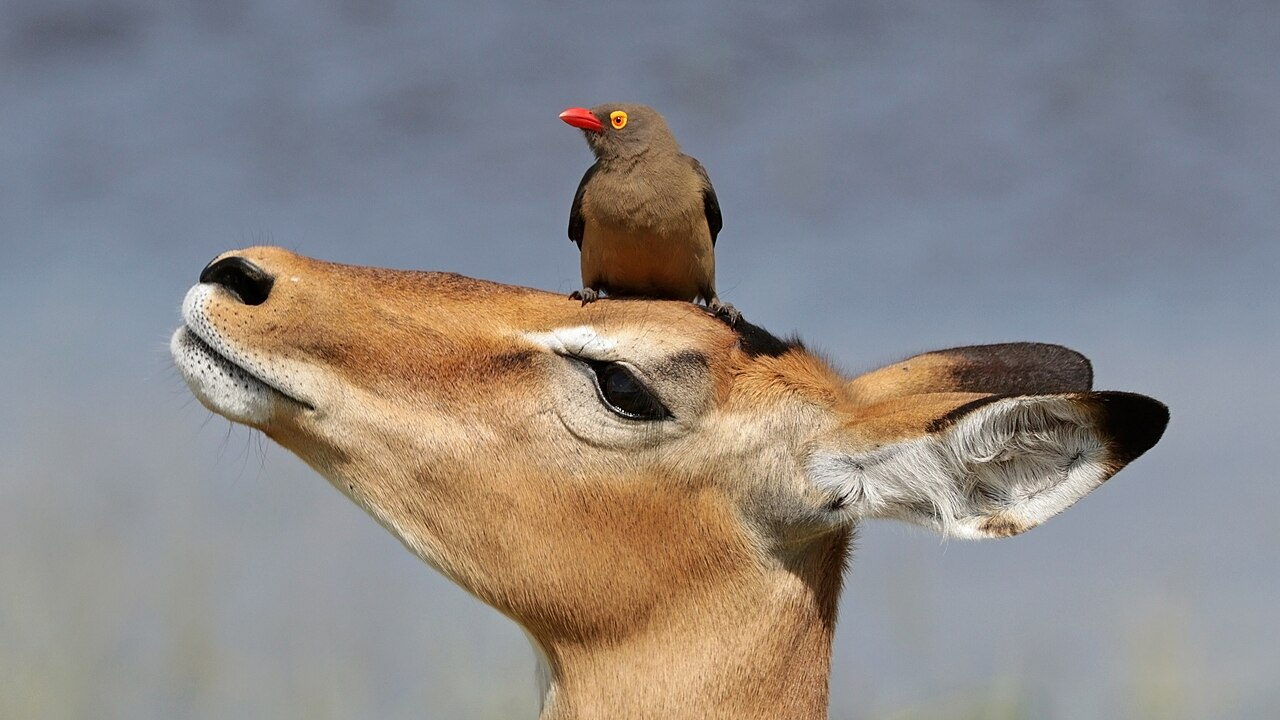
#> input picture imgs/oxpecker-impala.jpg, 1280 x 720 px, found by its file name
$ jupyter execute di-processing.ipynb
#> lines starting #> are read from the running program, lines starting #| are printed output that depends on the picture
# Digital Image Processing in Python

## Preface

In order to digitally process images using Python, begin by importing the necessary libraries:
>- **`numpy`** : Numerical computation
>- **`cv2`** : Image processing
>- **`matplotlib.pyplot`** : Visualization

[cell 1]
import numpy as np
import cv2
import matplotlib.pyplot as plt

#### Reading an image with OpenCV

The following file types are supported by the OpenCV library:
>* Windows bitmaps —> `*.bmp`, `*.dib`
>* JPEG —> `*.jpeg`, `*.jpg`
>* Portable Network Graphics —> `*.png`
>* WebP —> `*.webp`
>* Sun rasters —> `*.sr`, `*.ras`
>* TIFF —> `*.tiff`, `*.tif`
>* Raster and Vector geospatial data supported by GDAL

The steps to read and display an image in Python using OpenCV are as follows:
1. Read an image using the `imread()` function
2. Create a GUI window and display the image using the `imshow()` function
3. Use the function `waitkey(0)` to hold the image window on the screen by the specified number of seconds (`0` means until the user closes the window)
4. Delete the image window from memory after following display using the `destroyAllWindows()` function

If the image cannot be read (due to, say, a missing file, improper permissions, or unsupported/invalid format) then the `imread()` function returns an empty matrix.

>***Syntax*:**
>>```python
>>cv2.imread(path, flag)
>>```

>***Parameters*:**
>>**`path`:** A string representing the path of the image to be read
>>
>>**`flag`:** Specifies the manner in which the image is read. The default value is `cv2.IMREAD_COLOR`

>***Return Value*:**
>>This message returns an image that is loaded from the specified file

There are a few ideas to note at this stage. For one, the image should be in the working directory, and, if not, the full path to the image must be given. Second, OpenCV stored colored images in BGR (blue, green, red) format by default. This point is particularly important since the naive is accustomed to RGB formats.

Three distinct flags can be passed to the `imread()` function, and are as follows:
>```python
>cv2.IMREAD_COLOR
>```
>>Specifies to load a BGR color image. Any transparency (alpha channel) will be neglected. Default flag; alternatively, we can pass `1` for this flag.

>```python
>cv2.IMREAD_GRAYSCALE
>```
>>Specifies to load a grayscale image. Alternatively, we can pass `0` for this flag.

>```python
>cv2.IMREAD_UNCHANGED
>```
>>Specifies to load an image "*as is*," including the alpha channel. Alternatively, we can pass `-1` for this flag.

[cell 2]
img = cv2.imread("/Users/elij/Desktop/Imagery/di-img/oxpecker-impala.jpg")
#> img is the input picture: shape (720, 1280, 3); mean B, G, R 134.3, 136.2, 141.1
img = cv2.cvtColor(img, cv2.COLOR_BGR2RGB)

---

## Preprocessing

Here is an example that loads an image and simulates a filtered version (e.g., blurred + noisy) as the observed input $y\dots$
>*Variables*:
>>`original`:
>>- The grayscale image loaded as the starting point
>>- Normalized to a range of [0, 1] to simplify mathematical operations
>
>>`motion_blur`:
>>- A kernel (small matrix) used for convolution to simulate a blur
>>- Represents the "filter" $f(\cdot)$ that modifies the original image
>>- Constructed using Gaussian or other mathematical forms
>
>>`filtered`:
>>- The output of applying $f(\cdot)$ (via convolution) to `original`
>>- Represents the clean version of the filtered image
>
>>`noisy_filtered`:
>>- The filtered image after adding random noise
>>- Represents a real world scenario where noise obscures details

[cell 3]
# Load the image
original = cv2.imread("/Users/elij/Desktop/Imagery/di-img/oxpecker-impala.jpg", cv2.IMREAD_GRAYSCALE) / 255.0  # Normalize to [0, 1]

# Simulate a filter (e.g., motion blur + noise)
kernel = cv2.getGaussianKernel(ksize=15, sigma=5)
motion_blur = np.outer(kernel, kernel)  # Create a blur kernel
filtered = cv2.filter2D(original, -1, motion_blur)

# Add Gaussian noise
noise = np.random.normal(0, 0.01, filtered.shape)
noisy_filtered = np.clip(filtered + noise, 0, 1)

# Visualize
plt.figure(figsize=(10, 15))
plt.subplot(3, 1, 1); plt.title("Original"); plt.imshow(original, cmap='gray')
plt.subplot(3, 1, 2); plt.title("Blurred"); plt.imshow(filtered, cmap='gray')
plt.subplot(3, 1, 3); plt.title("Blurred + Noise"); plt.imshow(noisy_filtered, cmap='gray')
plt.show()
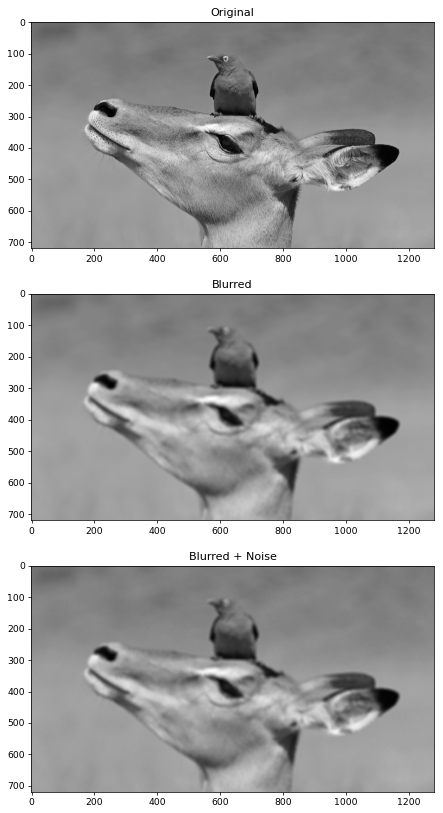
#> figure drawn by matplotlib, 3 panels

---

## Geometric Transformations of Images

OpenCV provides two transformation functions that permit all kinds of image transformations. These are **`cv.warpAffine`** and **`cv.warpPerspective`**; the former takes a 2$\times$3 transformation matrix, while the latter takes a 3$\times$3 transformation matrix as input.

```python
1   cv2.warpAffine()
```

The steps to apply an affine transformation to an image in Python using OpenCV's `cv2.warpAffine()` function are as follows:
1. Define or calculate a 2$\times$3 transformation matrix `M`. This matrix can describe rotations, translations, scaling, or shearing.
2. Specify the desired output image size (`dsize`) as `(width, height)`.
3. Choose an interpolation method (e.g., `cv2.INTER_LINEAR`) and a border mode (e.g., `cv2.BORDER_CONSTANT`) as needed.
4. Call the `warpAffine()` function with the source image, the transformation matrix, and additional parameters to produced the transformed output.

If the transformation matrix or the source image is set improperly (e.g., wrong dimensions, invalid size), the resulting output may appear distorted or empty. One should verify that the transformation matrix corresponds correctly to the intended operation (e.g., rotation, translation) and that the `dsize` is large enough to contain the transformed image.

>***Syntax***:
>>```python
>>cv2.warpAffine(src, M, dsize[, flags[, borderMode[, borderValue]]]) -> dst
>>```
>
>***Parameters***:
>>**`src`**
>>
>>The source image on which the transformation is to be applied (e.g., a NumPy array)
>
>>**`M`**
>>
>>A 2$\times$3 affine transformation matrix that specifies how points in the `src` map to points in the output
>
>>**`dsize`**
>>
>>Size of the output image in the form `(width, height)`
>
>>**`flags` (optional)**
>>
>>Specifies interpolation and optional `WARP_INVERSE_MAP`. Common options include:
>>- `cv2.INTER_LINEAR` (default; bilinear interpolation)
>>- `cv2.INTER_NEAREST` (fastest but less smooth)
>>- `cv2.INTER_CUBIC` (slower but higher-quality)
>
>>**`borderMode` (optional)**
>>
>>Defines how to handle pixels that appear outside the image boundary. For instance:
>>- `cv2.BORDER_CONSTANT` (fill with `borderValue`)
>>- `cv2.BORDER_REPLICATE` (repeat the edge pixels)
>
>>**`borderValue` (optional)**
>>
>>Used when `borderMode=cv2.BORDER_CONSTANT`; specifies the fill color (default is *0*)
>
>***Return Value***:
>>*Returns the transformed image* (`dst`), which is a new array reflecting the applied affine transformation.

[cell 4]
(height, width) = img.shape[:2]
center = (width // 2, height // 2)

# e.g., rotate by 45 degrees, scale=1.0
M = cv2.getRotationMatrix2D(center, 315, 1.0)

rotated = cv2.warpAffine(img, M, (width, height))
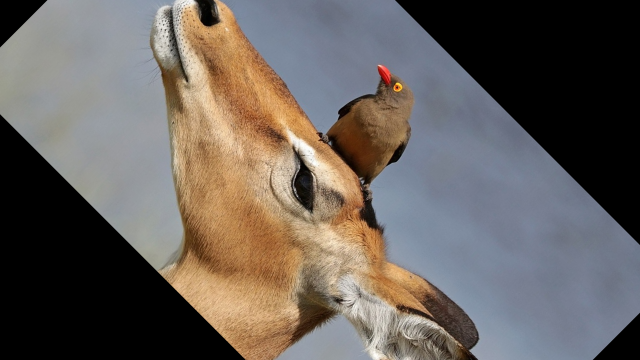
#> rotated: shape (720, 1280, 3) (shown at 1/2 size); mean R, G, B 104.6, 97.7, 92.7

plt.imshow(rotated); plt.show()

## Reverse Image Filtering

### ✳︎ Landweber iterations

The **Landweber iteration** algorithm iteratively refines the estimate of $x$ (original image) based on the residual error. The update rule is:
$$
X_{k+1} = X_{k} - \tau H^*(HX_{k} - Y)
$$
Here, $H$ is the filter (e.g., motion blur), and $H^*$ is its adjoint (transpose).
>*Arguments*:
>>`y`:
>>- The observed filtered image (e.g., `noisy_filtered`)
>>- Treated as the "known" output that we are trying to reverse-engineer to recover the original image
>
>>`filter_kernel`:
>>- The kernel that represents the filtering operation (e.g., motion blur or Gaussian blur)
>>- Used for forward and backward passes during iteration
>
>>`tau`:
>>- The step size controlling how much adjustment is made per iteration
>>- Smaller values ensure stability but may slow convergence; larger values accelerate convergence but risk overshooting
>
>>`num_iterations`:
>>- The number of iterations the algorithm will run
>>- More iterations improve accuracy up to a point, after which noise can be amplified
>
>*Variables*:
>>`x`:
>>- The current estimate of the original image
>>- Initialized as the observed image (`y`) and updated iteratively
>
>>`adjoint_kernel`:
>>- The flipped version of `filter_kernel`
>>- Represents $H^*$, the adjoint (transpose conjugate) of the filter, which "undoes" the filter's effects
>
>>`hx`:
>>- The image resulting from applying the filter $H$ to the current estimate $x$
>>- Used to compute the residual, which is the difference between the observed image and the fixed estimate
>
>>`residual`:
>>- The error between the observed image (`y`) and the filtered estimate (`hx`)
>>- This error is iteratively corrected to refine `x`

[cell 5]
def landweber_iteration(y, filter_kernel, tau, num_iterations):
    """
    Landweber iteration for reverse filtering.

    Arguments
    ---------
    y : Observed (filtered) image
    filter_kernel : The filter kernel used for convolution
    tau : Step size for the update
    num_iterations : Number of iterations

    Returns
    -------
    x : Reconstructed image
    """
#> called with filter_kernel = array of shape (15, 15), tau = 0.1, num_iterations = 50
    # Initialize x as the observed image
    x = y.copy()

    # Precompute the adjoint filter (transpose of the kernel)
    adjoint_kernel = np.flip(filter_kernel)  # Transpose of convolution kernel

    for _ in range(num_iterations):
        # Apply the filter
        hx = cv2.filter2D(x, -1, filter_kernel)

        # Compute the residual
        residual = y - hx

        # Update x using the adjoint of the filter
        x += tau * cv2.filter2D(residual, -1, adjoint_kernel)
#> this loop made 50 passes
#> pass 1, in landweber_iteration, `hx = cv2.filter2D(x, -1, filter_kernel)`:
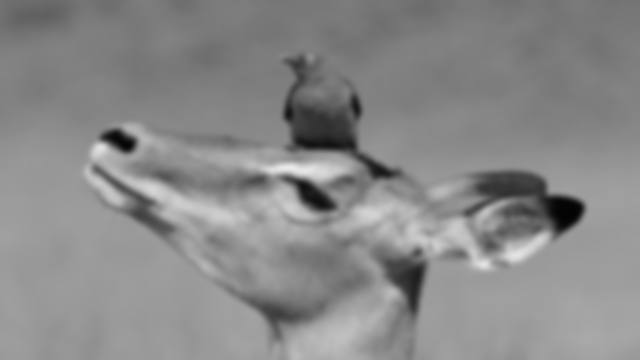
#> hx: shape (720, 1280) float64 (shown at 1/2 size); min 0.0142, max 0.921, mean 0.539
#> after the loop:
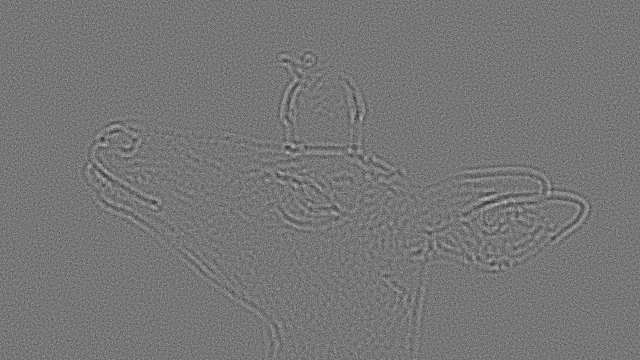
#> residual: shape (720, 1280) float64 (shown at 1/2 size); min -0.0533, max 0.0611, mean 2.5e-07; drawn with min black and max white

    return x

# Run the Landweber iterations
reconstructed = landweber_iteration(noisy_filtered, motion_blur, tau=0.1, num_iterations=50)

# Visualize results
plt.figure(figsize=(10, 10))
plt.subplot(2, 1, 1); plt.title("Filtered"); plt.imshow(noisy_filtered, cmap='gray')
plt.subplot(2, 1, 2); plt.title("Reconstructed"); plt.imshow(reconstructed, cmap='gray')
plt.show()

### ✳︎ Total variation regularization

Total Variation (TV) regularization helps suppress noise while preserving edges. The regularized energy function adds a penalty term based on the gradient of the image:
$$
||f(x)-y||^2 + \gamma \int|\nabla x| \rightarrow \text{minimize}
$$
The following example implements the function.
>***Additional Argument***:
>>**`gamma`**
>>
>>A parameter controlling the strength of regularization
>>- Higher values prioritize noise suppression but can lead to overly smoothed images; lower values preserve detail but may leave noise
>
>***Variables***:
>>**`grad_x` and `grad_y`**
>>
>>The horizontal and vertical gradients of the current estimate.
>>- Represents changes in pixel intensity, capturing edges and textures
>
>>**`grad_magnitude`**
>>
>>The combined magnitude of the horizontal and vertical gradients
>>- Helps identify areas where edges or noise occur
>
>>**`tv_grad_x` and `tv_grad_y`**
>>
>>Gradients normalized by their magnitude
>>- Used to adjust `x` in a way that minimizes noise while preserving sharp transitions (e.g., edges)

### ✳︎ Phase correction

The **phase correction** scheme improves convergence by  correcting phase inconsistencies in the frequency domain. The updated rule becomes:
$$
X_{k+1} = X_{k} - \tau \frac{H^*}{|H|}(H X_{k} - Y)
$$
>*Variables*:
>>`X`:
>>- The Fourier transform of the current estimate `x`
>>- Transforms the image into the frequency domain; here, filtering operations are often simpler
>
>>`H`:
>>- The Fourier transform of the filter kernel
>>- Represents the frequency response of the filter
>
>>`HX`:
>>- The product of the filter's frequency response (`H`) and the image's Fourier transform (`X`)
>>- Represents the filtered image in the frequency domain
>
>>`correction`:
>>- The phase-corrected update applied in the frequency domain
>>- Ensures that updates are more accurate by aligning the phase of the Fourier components

[cell 6]
def landweber_phase_correction(y, filter_kernel, tau, num_iterations):
    """
    Landweber iteration with phase correction in the frequency domain
    """
#> called with filter_kernel = array of shape (15, 15), tau = 0.1, num_iterations = 50
    x = y.copy()
    adjoint_kernel = np.flip(filter_kernel)

    for _ in range(num_iterations):
        # Fourier transform of x and the kernel
        X = np.fft.fft2(x)
        H = np.fft.fft2(filter_kernel, s=x.shape)

        # Compute the residual in frequency domain
        HX = H * X
        Y = np.fft.fft2(y)
        residual_freq = Y - HX

        # Apply phase correction
        correction = np.conj(H) / (np.abs(H) + 1e-6) * residual_freq
        X += tau * correction

        # Inverse FFT to return to spatial domain
        x = np.fft.ifft2(X).real
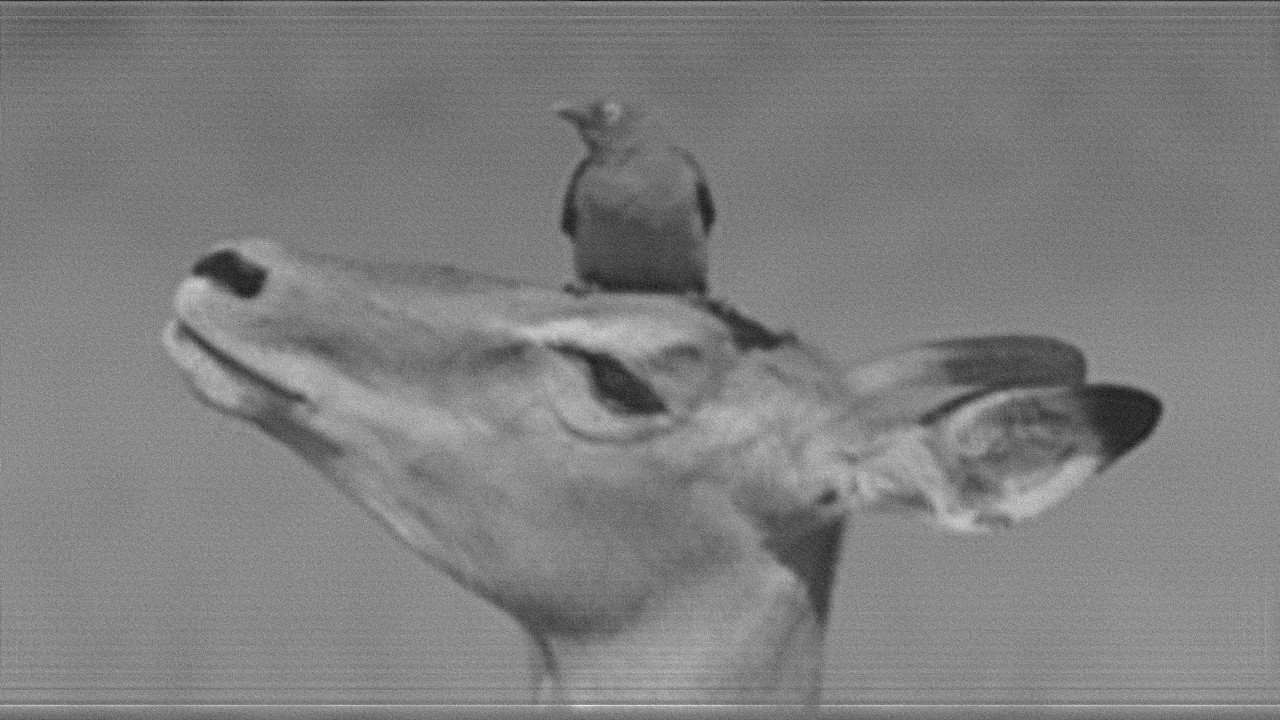
#> x: shape (720, 1280) float64; min -0.278, max 1.36, mean 0.539; drawn with min black and max white

    return x

# Run the phase correction method
reconstructed_phase = landweber_phase_correction(noisy_filtered, motion_blur, tau=0.1, num_iterations=50)

# Visualize results
plt.figure(figsize=(10, 10))
plt.subplot(2, 1, 1); plt.title("Noisy Filtered"); plt.imshow(noisy_filtered, cmap='gray')
plt.subplot(2, 1, 2); plt.title("Reconstructed with Phase Correction"); plt.imshow(reconstructed_phase, cmap='gray')
plt.show()

$ run again, with imgs/bike-trick.jpg copied over imgs/oxpecker-impala.jpg
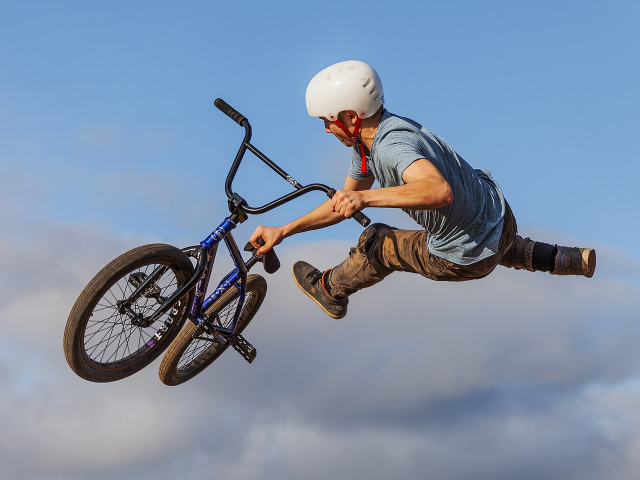
#> input picture imgs/bike-trick.jpg, 1280 x 960 px, found by its file name (shown at 1/2 size)
#> img is the input picture: shape (960, 1280, 3); mean B, G, R 168.1, 144.6, 127.7
#> after the loop in landweber_iteration, `for _ in range(num_iterations):`:
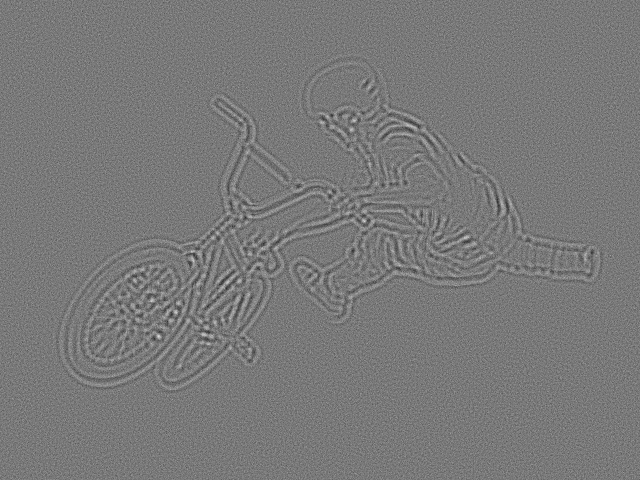
#> residual: shape (960, 1280) float64 (shown at 1/2 size); min -0.0624, max 0.0688, mean -2.44e-07; drawn with min black and max white
#> after the loop in landweber_phase_correction, `for _ in range(num_iterations):`:
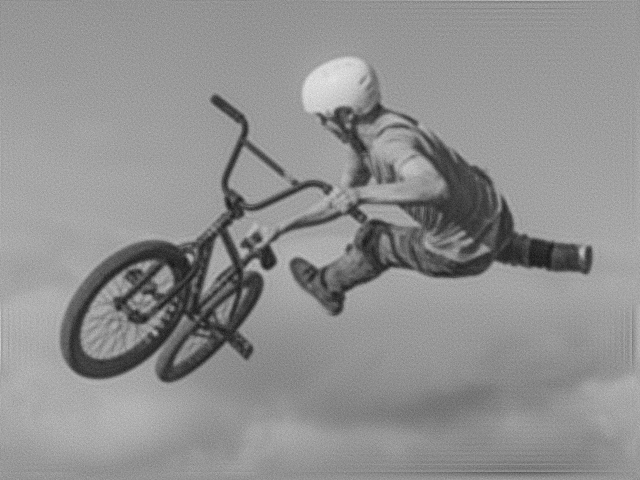
#> x: shape (960, 1280) float64 (shown at 1/2 size); min -0.141, max 1.1, mean 0.558; drawn with min black and max white
